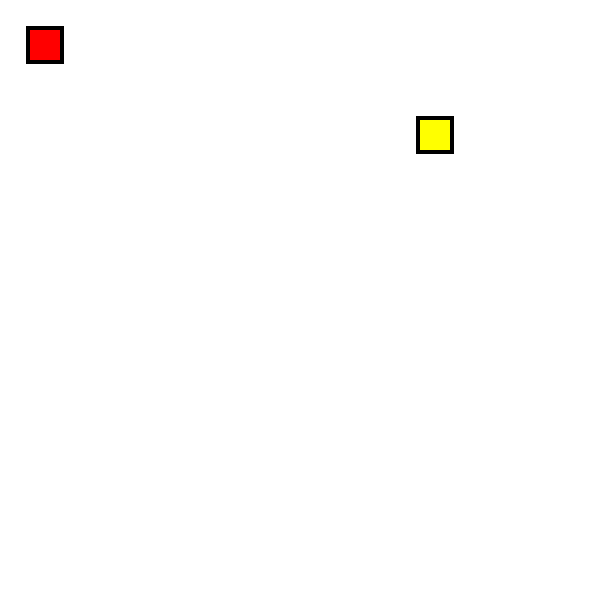
Frame 1 (no input)
Frame 60 (no input): identical to frame 1, image omitted
Frame 120 (the mouse pressed at the canvas centre since frame 60): identical to frame 1, image omitted

The p5.js sketch that drew this single still picture (run headless with seeded random() and noise() and a simulated clock; from frame 60 on, the mouse is pressed at the canvas centre):

// p5.js sketch
// ── sketch.js
let game;

function setup() {
	// instance class
	game = new Game(20, 20, 30);
}

function draw() {
	// update and draw game
	game.update();

	game.draw();
}

function keyPressed(e) {
	// reset on Z pressed
	if(e.keyCode == 90) setup();
}

function windowResized() {
	// center canvas horizontal
	game.canvas.center("horizontal");
}

class Game {
	constructor(w, h, s) {
		this.size = s; // size of cells
		this.width = w; // width board
		this.height = h; // height board

		this.snake = { // snake
			body: [],
			dir: -1,
			died: false
		};

		for(var a = 0; a < 2; a++) this.snake.body.push(createVector(1, 1)); // add body to snake

		this.food = createVector(randomInt(0, this.width), randomInt(0, this.height)); // food

		this.tick = 0; // runtime

		this.canvas = createCanvas(this.width * this.size, this.height * this.size).center("horizontal"); // canvas
	}

	update() {
		// change snake dir
		if(keyIsDown(37) && this.snake.dir != 1) this.snake.dir = 0;
		if(keyIsDown(39) && this.snake.dir != 0) this.snake.dir = 1;
		if(keyIsDown(38) && this.snake.dir != 3) this.snake.dir = 2;
		if(keyIsDown(40) && this.snake.dir != 2) this.snake.dir = 3;

		this.tick++; // move runtime

		if(this.tick % 4 != 3 || this.snake.died) return; // return if died

		var newSnake = this.snake.body[0].copy(); // copy snake position

		if(this.snake.dir < 0) return;

		switch(this.snake.dir) { // move position
			case 0:
				newSnake.x -= 1;
				break;
			case 1:
				newSnake.x += 1;
				break;
			case 2:
				newSnake.y -= 1;
				break;
			case 3:
				newSnake.y += 1;
				break;
		}

		// warp snake
		if(newSnake.x < 0) newSnake.x = (this.width - 1);
		if(newSnake.x > (this.width - 1)) newSnake.x = 0;
		if(newSnake.y < 0) newSnake.y = (this.height - 1);
		if(newSnake.y > (this.height - 1)) newSnake.y = 0;

		// check snake self-collision
		for(var a = 1; a < this.snake.body.length; a++) {
			var snake = this.snake.body[a];
			if(snake != undefined) {
				if(snake.x == newSnake.x && snake.y == newSnake.y) {
					this.snake.died = true;
					return;
				}
			}
		}
		
		// move snake
		this.snake.body.pop();

		if(this.food.x == newSnake.x && this.food.y == newSnake.y) {
			// eat food?
			this.snake.body.unshift(newSnake);
			this.food = createVector(randomInt(0, this.width), randomInt(0, this.height));
		}

		this.snake.body.unshift(newSnake);
	}

	draw() {
		// draw game
		this.canvas.background(255);

		noStroke();

		// cool effect
		var border = 4; this.canvas.fill(0); this.canvas.rect([(this.food.x * this.size) - border, (this.food.y * this.size) - border, this.size + (border * 2), this.size + (border * 2)]); for(var a = 0; a < this.snake.body.length; a++) this.canvas.rect([(this.snake.body[a].x * this.size) - border, (this.snake.body[a].y * this.size) - border, this.size + (border * 2), this.size + (border * 2)]);

		// draw food
		this.canvas.fill(255, 255, 0);
		this.canvas.rect([this.food.x * this.size, this.food.y * this.size, this.size, this.size]);
		
		// draw snake
		for(var a = 0; a < this.snake.body.length; a++) {
			// gradient effect
			var gradient = (a / (this.snake.body.length - 1)) * 255 || 0;
			this.canvas.fill(gradient, 0, 255 - gradient);
			this.canvas.rect([this.snake.body[a].x * this.size, this.snake.body[a].y * this.size, this.size, this.size]);
		};
	}
}

function randomInt(e, t) {
	return floor(random(e, t));
}
